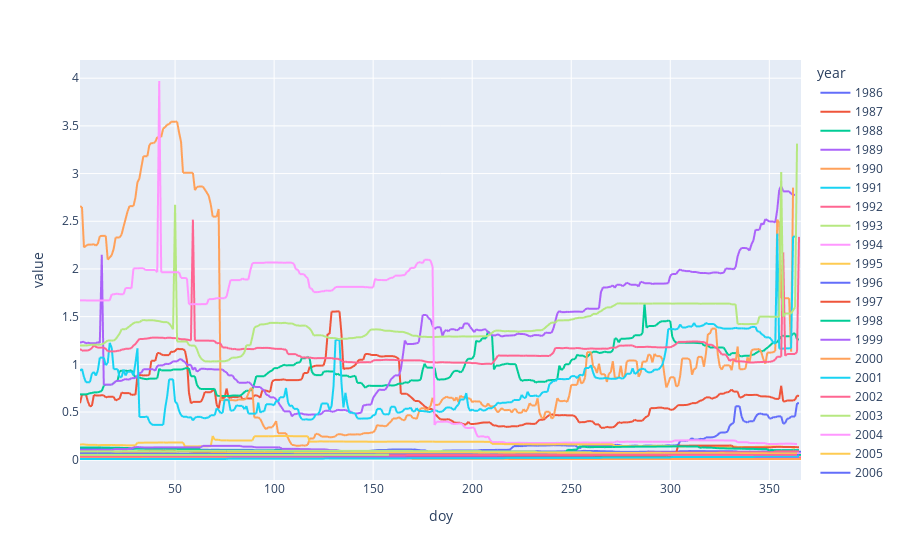

The cell this chart's notebook holds for it:
### Code cell
px.line(df_cdi_porano)

### Figure 1 — Plotly figure (JSON) as saved in the notebook; plotly's stock layout.template omitted (floating-point values rounded to 4 significant figures; data arrays with more than 128 entries replaced by an {"elided": "..."} marker saying what was removed)
{"data": [{"hovertemplate": "year=1986<br>doy=%{x}<br>value=%{y}<extra></extra>", "legendgroup": "1986", "line": {"color": "#636efa", "dash": "solid"}, "marker": {"symbol": "circle"}, "mode": "lines", "name": "1986", "showlegend": true, "type": "scattergl", "x": {"elided": "365 int values"}, "xaxis": "x", "y": {"elided": "365 float values"}, "yaxis": "y"}, {"hovertemplate": "year=1987<br>doy=%{x}<br>value=%{y}<extra></extra>", "legendgroup": "1987", "line": {"color": "#EF553B", "dash": "solid"}, "marker": {"symbol": "circle"}, "mode": "lines", "name": "1987", "showlegend": true, "type": "scattergl", "x": {"elided": "365 int values"}, "xaxis": "x", "y": {"elided": "365 float values"}, "yaxis": "y"}, {"hovertemplate": "year=1988<br>doy=%{x}<br>value=%{y}<extra></extra>", "legendgroup": "1988", "line": {"color": "#00cc96", "dash": "solid"}, "marker": {"symbol": "circle"}, "mode": "lines", "name": "1988", "showlegend": true, "type": "scattergl", "x": {"elided": "365 int values"}, "xaxis": "x", "y": {"elided": "365 float values"}, "yaxis": "y"}, {"hovertemplate": "year=1989<br>doy=%{x}<br>value=%{y}<extra></extra>", "legendgroup": "1989", "line": {"color": "#ab63fa", "dash": "solid"}, "marker": {"symbol": "circle"}, "mode": "lines", "name": "1989", "showlegend": true, "type": "scattergl", "x": {"elided": "365 int values"}, "xaxis": "x", "y": {"elided": "365 float values"}, "yaxis": "y"}, {"hovertemplate": "year=1990<br>doy=%{x}<br>value=%{y}<extra></extra>", "legendgroup": "1990", "line": {"color": "#FFA15A", "dash": "solid"}, "marker": {"symbol": "circle"}, "mode": "lines", "name": "1990", "showlegend": true, "type": "scattergl", "x": {"elided": "365 int values"}, "xaxis": "x", "y": {"elided": "365 float values"}, "yaxis": "y"}, {"hovertemplate": "year=1991<br>doy=%{x}<br>value=%{y}<extra></extra>", "legendgroup": "1991", "line": {"color": "#19d3f3", "dash": "solid"}, "marker": {"symbol": "circle"}, "mode": "lines", "name": "1991", "showlegend": true, "type": "scattergl", "x": {"elided": "365 int values"}, "xaxis": "x", "y": {"elided": "365 float values"}, "yaxis": "y"}, {"hovertemplate": "year=1992<br>doy=%{x}<br>value=%{y}<extra></extra>", "legendgroup": "1992", "line": {"color": "#FF6692", "dash": "solid"}, "marker": {"symbol": "circle"}, "mode": "lines", "name": "1992", "showlegend": true, "type": "scattergl", "x": {"elided": "365 int values"}, "xaxis": "x", "y": {"elided": "365 float values"}, "yaxis": "y"}, {"hovertemplate": "year=1993<br>doy=%{x}<br>value=%{y}<extra></extra>", "legendgroup": "1993", "line": {"color": "#B6E880", "dash": "solid"}, "marker": {"symbol": "circle"}, "mode": "lines", "name": "1993", "showlegend": true, "type": "scattergl", "x": {"elided": "365 int values"}, "xaxis": "x", "y": {"elided": "365 float values"}, "yaxis": "y"}, {"hovertemplate": "year=1994<br>doy=%{x}<br>value=%{y}<extra></extra>", "legendgroup": "1994", "line": {"color": "#FF97FF", "dash": "solid"}, "marker": {"symbol": "circle"}, "mode": "lines", "name": "1994", "showlegend": true, "type": "scattergl", "x": {"elided": "365 int values"}, "xaxis": "x", "y": {"elided": "365 float values"}, "yaxis": "y"}, {"hovertemplate": "year=1995<br>doy=%{x}<br>value=%{y}<extra></extra>", "legendgroup": "1995", "line": {"color": "#FECB52", "dash": "solid"}, "marker": {"symbol": "circle"}, "mode": "lines", "name": "1995", "showlegend": true, "type": "scattergl", "x": {"elided": "365 int values"}, "xaxis": "x", "y": {"elided": "365 float values"}, "yaxis": "y"}, {"hovertemplate": "year=1996<br>doy=%{x}<br>value=%{y}<extra></extra>", "legendgroup": "1996", "line": {"color": "#636efa", "dash": "solid"}, "marker": {"symbol": "circle"}, "mode": "lines", "name": "1996", "showlegend": true, "type": "scattergl", "x": {"elided": "365 int values"}, "xaxis": "x", "y": {"elided": "365 float values"}, "yaxis": "y"}, {"hovertemplate": "year=1997<br>doy=%{x}<br>value=%{y}<extra></extra>", "legendgroup": "1997", "line": {"color": "#EF553B", "dash": "solid"}, "marker": {"symbol": "circle"}, "mode": "lines", "name": "1997", "showlegend": true, "type": "scattergl", "x": {"elided": "365 int values"}, "xaxis": "x", "y": {"elided": "365 float values"}, "yaxis": "y"}, {"hovertemplate": "year=1998<br>doy=%{x}<br>value=%{y}<extra></extra>", "legendgroup": "1998", "line": {"color": "#00cc96", "dash": "solid"}, "marker": {"symbol": "circle"}, "mode": "lines", "name": "1998", "showlegend": true, "type": "scattergl", "x": {"elided": "365 int values"}, "xaxis": "x", "y": {"elided": "365 float values"}, "yaxis": "y"}, {"hovertemplate": "year=1999<br>doy=%{x}<br>value=%{y}<extra></extra>", "legendgroup": "1999", "line": {"color": "#ab63fa", "dash": "solid"}, "marker": {"symbol": "circle"}, "mode": "lines", "name": "1999", "showlegend": true, "type": "scattergl", "x": {"elided": "365 int values"}, "xaxis": "x", "y": {"elided": "365 float values"}, "yaxis": "y"}, {"hovertemplate": "year=2000<br>doy=%{x}<br>value=%{y}<extra></extra>", "legendgroup": "2000", "line": {"color": "#FFA15A", "dash": "solid"}, "marker": {"symbol": "circle"}, "mode": "lines", "name": "2000", "showlegend": true, "type": "scattergl", "x": {"elided": "365 int values"}, "xaxis": "x", "y": {"elided": "365 float values"}, "yaxis": "y"}, {"hovertemplate": "year=2001<br>doy=%{x}<br>value=%{y}<extra></extra>", "legendgroup": "2001", "line": {"color": "#19d3f3", "dash": "solid"}, "marker": {"symbol": "circle"}, "mode": "lines", "name": "2001", "showlegend": true, "type": "scattergl", "x": {"elided": "365 int values"}, "xaxis": "x", "y": {"elided": "365 float values"}, "yaxis": "y"}, {"hovertemplate": "year=2002<br>doy=%{x}<br>value=%{y}<extra></extra>", "legendgroup": "2002", "line": {"color": "#FF6692", "dash": "solid"}, "marker": {"symbol": "circle"}, "mode": "lines", "name": "2002", "showlegend": true, "type": "scattergl", "x": {"elided": "365 int values"}, "xaxis": "x", "y": {"elided": "365 float values"}, "yaxis": "y"}, {"hovertemplate": "year=2003<br>doy=%{x}<br>value=%{y}<extra></extra>", "legendgroup": "2003", "line": {"color": "#B6E880", "dash": "solid"}, "marker": {"symbol": "circle"}, "mode": "lines", "name": "2003", "showlegend": true, "type": "scattergl", "x": {"elided": "365 int values"}, "xaxis": "x", "y": {"elided": "365 float values"}, "yaxis": "y"}, {"hovertemplate": "year=2004<br>doy=%{x}<br>value=%{y}<extra></extra>", "legendgroup": "2004", "line": {"color": "#FF97FF", "dash": "solid"}, "marker": {"symbol": "circle"}, "mode": "lines", "name": "2004", "showlegend": true, "type": "scattergl", "x": {"elided": "365 int values"}, "xaxis": "x", "y": {"elided": "365 float values"}, "yaxis": "y"}, {"hovertemplate": "year=2005<br>doy=%{x}<br>value=%{y}<extra></extra>", "legendgroup": "2005", "line": {"color": "#FECB52", "dash": "solid"}, "marker": {"symbol": "circle"}, "mode": "lines", "name": "2005", "showlegend": true, "type": "scattergl", "x": {"elided": "365 int values"}, "xaxis": "x", "y": {"elided": "365 float values"}, "yaxis": "y"}, {"hovertemplate": "year=2006<br>doy=%{x}<br>value=%{y}<extra></extra>", "legendgroup": "2006", "line": {"color": "#636efa", "dash": "solid"}, "marker": {"symbol": "circle"}, "mode": "lines", "name": "2006", "showlegend": true, "type": "scattergl", "x": {"elided": "365 int values"}, "xaxis": "x", "y": {"elided": "365 float values"}, "yaxis": "y"}, {"hovertemplate": "year=2007<br>doy=%{x}<br>value=%{y}<extra></extra>", "legendgroup": "2007", "line": {"color": "#EF553B", "dash": "solid"}, "marker": {"symbol": "circle"}, "mode": "lines", "name": "2007", "showlegend": true, "type": "scattergl", "x": {"elided": "365 int values"}, "xaxis": "x", "y": {"elided": "365 float values"}, "yaxis": "y"}, {"hovertemplate": "year=2008<br>doy=%{x}<br>value=%{y}<extra></extra>", "legendgroup": "2008", "line": {"color": "#00cc96", "dash": "solid"}, "marker": {"symbol": "circle"}, "mode": "lines", "name": "2008", "showlegend": true, "type": "scattergl", "x": {"elided": "365 int values"}, "xaxis": "x", "y": {"elided": "365 float values"}, "yaxis": "y"}, {"hovertemplate": "year=2009<br>doy=%{x}<br>value=%{y}<extra></extra>", "legendgroup": "2009", "line": {"color": "#ab63fa", "dash": "solid"}, "marker": {"symbol": "circle"}, "mode": "lines", "name": "2009", "showlegend": true, "type": "scattergl", "x": {"elided": "365 int values"}, "xaxis": "x", "y": {"elided": "365 float values"}, "yaxis": "y"}, {"hovertemplate": "year=2010<br>doy=%{x}<br>value=%{y}<extra></extra>", "legendgroup": "2010", "line": {"color": "#FFA15A", "dash": "solid"}, "marker": {"symbol": "circle"}, "mode": "lines", "name": "2010", "showlegend": true, "type": "scattergl", "x": {"elided": "365 int values"}, "xaxis": "x", "y": {"elided": "365 float values"}, "yaxis": "y"}, {"hovertemplate": "year=2011<br>doy=%{x}<br>value=%{y}<extra></extra>", "legendgroup": "2011", "line": {"color": "#19d3f3", "dash": "solid"}, "marker": {"symbol": "circle"}, "mode": "lines", "name": "2011", "showlegend": true, "type": "scattergl", "x": {"elided": "365 int values"}, "xaxis": "x", "y": {"elided": "365 float values"}, "yaxis": "y"}, {"hovertemplate": "year=2012<br>doy=%{x}<br>value=%{y}<extra></extra>", "legendgroup": "2012", "line": {"color": "#FF6692", "dash": "solid"}, "marker": {"symbol": "circle"}, "mode": "lines", "name": "2012", "showlegend": true, "type": "scattergl", "x": {"elided": "365 int values"}, "xaxis": "x", "y": {"elided": "365 float values"}, "yaxis": "y"}, {"hovertemplate": "year=2013<br>doy=%{x}<br>value=%{y}<extra></extra>", "legendgroup": "2013", "line": {"color": "#B6E880", "dash": "solid"}, "marker": {"symbol": "circle"}, "mode": "lines", "name": "2013", "showlegend": true, "type": "scattergl", "x": {"elided": "365 int values"}, "xaxis": "x", "y": {"elided": "365 float values"}, "yaxis": "y"}, {"hovertemplate": "year=2014<br>doy=%{x}<br>value=%{y}<extra></extra>", "legendgroup": "2014", "line": {"color": "#FF97FF", "dash": "solid"}, "marker": {"symbol": "circle"}, "mode": "lines", "name": "2014", "showlegend": true, "type": "scattergl", "x": {"elided": "365 int values"}, "xaxis": "x", "y": {"elided": "365 float values"}, "yaxis": "y"}, {"hovertemplate": "year=2015<br>doy=%{x}<br>value=%{y}<extra></extra>", "legendgroup": "2015", "line": {"color": "#FECB52", "dash": "solid"}, "marker": {"symbol": "circle"}, "mode": "lines", "name": "2015", "showlegend": true, "type": "scattergl", "x": {"elided": "365 int values"}, "xaxis": "x", "y": {"elided": "365 float values"}, "yaxis": "y"}, {"hovertemplate": "year=2016<br>doy=%{x}<br>value=%{y}<extra></extra>", "legendgroup": "2016", "line": {"color": "#636efa", "dash": "solid"}, "marker": {"symbol": "circle"}, "mode": "lines", "name": "2016", "showlegend": true, "type": "scattergl", "x": {"elided": "365 int values"}, "xaxis": "x", "y": {"elided": "365 float values"}, "yaxis": "y"}, {"hovertemplate": "year=2017<br>doy=%{x}<br>value=%{y}<extra></extra>", "legendgroup": "2017", "line": {"color": "#EF553B", "dash": "solid"}, "marker": {"symbol": "circle"}, "mode": "lines", "name": "2017", "showlegend": true, "type": "scattergl", "x": {"elided": "365 int values"}, "xaxis": "x", "y": {"elided": "365 float values"}, "yaxis": "y"}, {"hovertemplate": "year=2018<br>doy=%{x}<br>value=%{y}<extra></extra>", "legendgroup": "2018", "line": {"color": "#00cc96", "dash": "solid"}, "marker": {"symbol": "circle"}, "mode": "lines", "name": "2018", "showlegend": true, "type": "scattergl", "x": {"elided": "365 int values"}, "xaxis": "x", "y": {"elided": "365 float values"}, "yaxis": "y"}, {"hovertemplate": "year=2019<br>doy=%{x}<br>value=%{y}<extra></extra>", "legendgroup": "2019", "line": {"color": "#ab63fa", "dash": "solid"}, "marker": {"symbol": "circle"}, "mode": "lines", "name": "2019", "showlegend": true, "type": "scattergl", "x": {"elided": "365 int values"}, "xaxis": "x", "y": {"elided": "365 float values"}, "yaxis": "y"}, {"hovertemplate": "year=2020<br>doy=%{x}<br>value=%{y}<extra></extra>", "legendgroup": "2020", "line": {"color": "#FFA15A", "dash": "solid"}, "marker": {"symbol": "circle"}, "mode": "lines", "name": "2020", "showlegend": true, "type": "scattergl", "x": {"elided": "365 int values"}, "xaxis": "x", "y": {"elided": "365 float values"}, "yaxis": "y"}, {"hovertemplate": "year=2021<br>doy=%{x}<br>value=%{y}<extra></extra>", "legendgroup": "2021", "line": {"color": "#19d3f3", "dash": "solid"}, "marker": {"symbol": "circle"}, "mode": "lines", "name": "2021", "showlegend": true, "type": "scattergl", "x": {"elided": "365 int values"}, "xaxis": "x", "y": {"elided": "365 float values"}, "yaxis": "y"}, {"hovertemplate": "year=2022<br>doy=%{x}<br>value=%{y}<extra></extra>", "legendgroup": "2022", "line": {"color": "#FF6692", "dash": "solid"}, "marker": {"symbol": "circle"}, "mode": "lines", "name": "2022", "showlegend": true, "type": "scattergl", "x": {"elided": "365 int values"}, "xaxis": "x", "y": {"elided": "365 float values"}, "yaxis": "y"}, {"hovertemplate": "year=2023<br>doy=%{x}<br>value=%{y}<extra></extra>", "legendgroup": "2023", "line": {"color": "#B6E880", "dash": "solid"}, "marker": {"symbol": "circle"}, "mode": "lines", "name": "2023", "showlegend": true, "type": "scattergl", "x": {"elided": "365 int values"}, "xaxis": "x", "y": {"elided": "365 float values"}, "yaxis": "y"}], "layout": {"legend": {"title": {"text": "year"}, "tracegroupgap": 0}, "margin": {"t": 60}, "xaxis": {"anchor": "y", "domain": [0, 1], "title": {"text": "doy"}}, "yaxis": {"anchor": "x", "domain": [0, 1], "title": {"text": "value"}}}}
